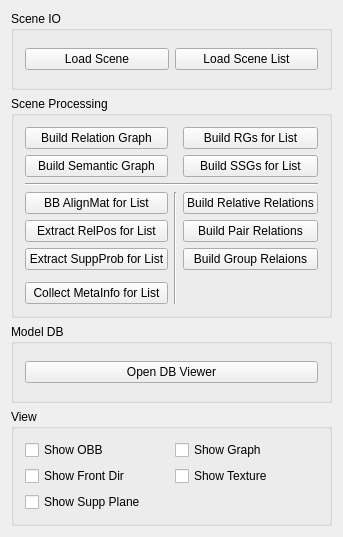
<?xml version="1.0" encoding="UTF-8"?>
<ui version="4.0">
 <class>scene_lab_widget</class>
 <widget class="QWidget" name="scene_lab_widget">
  <property name="geometry">
   <rect>
    <x>0</x>
    <y>0</y>
    <width>321</width>
    <height>537</height>
   </rect>
  </property>
  <property name="windowTitle">
   <string>scene_lab_widget</string>
  </property>
  <layout class="QVBoxLayout" name="verticalLayout">
   <item>
    <widget class="QGroupBox" name="groupBox_2">
     <property name="title">
      <string>Scene IO</string>
     </property>
     <layout class="QGridLayout" name="gridLayout">
      <item row="0" column="0">
       <widget class="QPushButton" name="loadSceneButton">
        <property name="text">
         <string>Load Scene</string>
        </property>
       </widget>
      </item>
      <item row="0" column="1">
       <widget class="QPushButton" name="pushButton_3">
        <property name="text">
         <string>Load Scene List</string>
        </property>
       </widget>
      </item>
     </layout>
    </widget>
   </item>
   <item>
    <widget class="QGroupBox" name="groupBox_3">
     <property name="title">
      <string>Scene Processing</string>
     </property>
     <layout class="QGridLayout" name="gridLayout_3">
      <item row="2" column="2">
       <widget class="QPushButton" name="buildSSGForListButton">
        <property name="text">
         <string>Build SSGs for List</string>
        </property>
       </widget>
      </item>
      <item row="2" column="0">
       <widget class="QPushButton" name="buildSemGraphButton">
        <property name="text">
         <string>Build Semantic Graph</string>
        </property>
       </widget>
      </item>
      <item row="1" column="2">
       <widget class="QPushButton" name="buildRGForListButton">
        <property name="text">
         <string>Build RGs for List</string>
        </property>
       </widget>
      </item>
      <item row="1" column="0">
       <widget class="QPushButton" name="buildRelationGraphButton">
        <property name="text">
         <string>Build Relation Graph</string>
        </property>
       </widget>
      </item>
      <item row="7" column="0">
       <widget class="QPushButton" name="computeBBAlignMatForListButton">
        <property name="text">
         <string>BB AlignMat for List</string>
        </property>
       </widget>
      </item>
      <item row="8" column="2">
       <widget class="QPushButton" name="buildPairRelationButton">
        <property name="text">
         <string>Build Pair Relations</string>
        </property>
       </widget>
      </item>
      <item row="7" column="2">
       <widget class="QPushButton" name="buildRelativeRelationButton">
        <property name="text">
         <string>Build Relative Relations</string>
        </property>
       </widget>
      </item>
      <item row="8" column="0">
       <widget class="QPushButton" name="extractRelPosForList">
        <property name="text">
         <string>Extract RelPos for List</string>
        </property>
       </widget>
      </item>
      <item row="6" column="0" colspan="3">
       <widget class="Line" name="line">
        <property name="orientation">
         <enum>Qt::Horizontal</enum>
        </property>
       </widget>
      </item>
      <item row="7" column="1" rowspan="5">
       <widget class="Line" name="line_2">
        <property name="orientation">
         <enum>Qt::Vertical</enum>
        </property>
       </widget>
      </item>
      <item row="11" column="0">
       <widget class="QPushButton" name="collectMetaInfoButton">
        <property name="text">
         <string>Collect MetaInfo for List</string>
        </property>
       </widget>
      </item>
      <item row="9" column="0">
       <widget class="QPushButton" name="extractSuppProbButton">
        <property name="text">
         <string>Extract SuppProb for List</string>
        </property>
       </widget>
      </item>
      <item row="9" column="2">
       <widget class="QPushButton" name="buildGroupRelationButton">
        <property name="text">
         <string>Build Group Relaions</string>
        </property>
       </widget>
      </item>
     </layout>
    </widget>
   </item>
   <item>
    <widget class="QGroupBox" name="groupBox_5">
     <property name="title">
      <string>Model DB</string>
     </property>
     <layout class="QGridLayout" name="gridLayout_4">
      <item row="0" column="0">
       <widget class="QPushButton" name="openModelDBViewerButton">
        <property name="text">
         <string>Open DB Viewer</string>
        </property>
       </widget>
      </item>
     </layout>
    </widget>
   </item>
   <item>
    <widget class="QGroupBox" name="groupBox">
     <property name="title">
      <string>View</string>
     </property>
     <layout class="QGridLayout" name="gridLayout_2">
      <item row="0" column="0">
       <widget class="QCheckBox" name="showOBBCheckBox">
        <property name="text">
         <string>Show OBB</string>
        </property>
       </widget>
      </item>
      <item row="1" column="1">
       <widget class="QCheckBox" name="showTextureCheckBox">
        <property name="text">
         <string>Show Texture</string>
        </property>
       </widget>
      </item>
      <item row="0" column="1">
       <widget class="QCheckBox" name="showGraphCheckBox">
        <property name="text">
         <string>Show Graph</string>
        </property>
       </widget>
      </item>
      <item row="1" column="0">
       <widget class="QCheckBox" name="showFrontDirCheckBox">
        <property name="text">
         <string>Show Front Dir</string>
        </property>
       </widget>
      </item>
      <item row="2" column="0">
       <widget class="QCheckBox" name="showSuppPlaneCheckBox">
        <property name="text">
         <string>Show Supp Plane</string>
        </property>
       </widget>
      </item>
     </layout>
    </widget>
   </item>
  </layout>
 </widget>
 <layoutdefault spacing="6" margin="11"/>
 <resources/>
 <connections/>
</ui>
